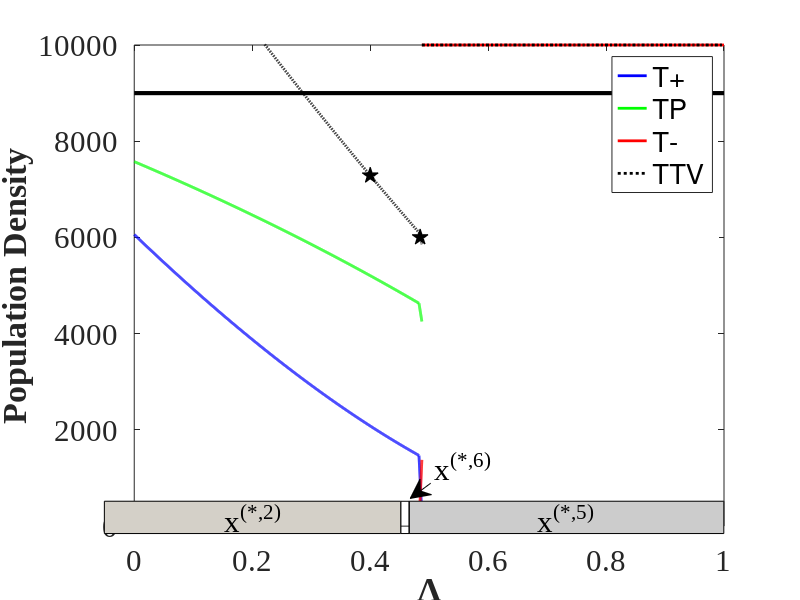

This figure's MATLAB source:
% Create figure
figure('InvertHardcopy','off','Color',[1 1 1]);
hold on


%% x(*,2) - Second equilibrium. T+ and TP
x_1 = [];
x_2 = [];
x_3 = [];

% Set lambda
lambda = linspace(0, 0.4828, 1000);

% Calculate equilibria
x_1 = (448000 .* lambda - 247500 .* lambda.^2 - 200000)./(10 .* lambda - 33);
x_2 = (247500 .* lambda - 250000)./(10 .* lambda - 33);
x_3 = 0;

% Plot T+, TP, and TTV
plot(lambda, x_1, 'b', 'LineWidth', 2)
plot(lambda, x_2, 'g', 'LineWidth', 2)
plot(lambda, x_1 + x_2 + x_3, ':k', 'LineWidth', 2)

% Add star for equilibrium used in manuscript for optimal control
plot(lambda(829), x_1(829) + x_2(829), 'pk', 'MarkerSize', 12, 'MarkerFaceColor', 'k')



%% x(*,6) - Sixth equilibrium. T+, TP, and T-
x_1 = [];
x_2 = [];
x_3 = [];

% Set lambda
lambda = [];
lambda = linspace(0.4828, 0.4877, 100);

% Calculate equilibria
x_1 = (1388000 .* lambda - 495000 .* lambda.^2 -560000)./(5 .* lambda - 6);
x_2 = (297000 .* lambda - 160000)./(5 .* lambda - 6);
x_3 = (247500 .* lambda.^2 - 1238000 .* lambda + 540000)./(5 .* lambda - 6);

% Plot T+, TP, T-, and TTV
p1 = plot(lambda, x_1, 'b', 'LineWidth', 2, 'DisplayName', 'T+');
p2 = plot(lambda, x_2, 'g', 'LineWidth', 2, 'DisplayName', 'TP');
p3 = plot(lambda, x_3, 'r', 'LineWidth', 2, 'DisplayName', 'T-');
p4 = plot(lambda, x_1 + x_2 + x_3, ':k', 'LineWidth', 2, 'DisplayName', 'TTV');

% Add star for equilibrium used in manuscript for optimal control
plot(lambda(41), x_1(41) + x_2(41) + x_3(41), 'pk', 'MarkerSize', 12, 'MarkerFaceColor', 'k')



%% x(*,5) - Fifth equilibrium. T- only
x_1 = [];
x_2 = [];
x_3 = [];

% Set lambda
lambda = [];
lambda = linspace(0.4877, 1, 100);

% Calculate equilibria - all T- = 10000;
x_3 = 10000 + 0 .* lambda;

% Plot T- and TTV
plot(lambda, x_3, 'r', 'LineWidth', 2)
plot(lambda, x_3, ':k', 'LineWidth', 2)



%% Plot patient viability constraint
plot([0, 1], [9000, 9000], 'k', 'LineWidth', 3)



%% Add region highlights
% Create textarrow
annotation('textarrow',[0.53835800807537 0.51278600269179],...
    [0.194620253164557 0.169303797468354],'String',{'x^{(*,6)}'},'FontSize',22,...
    'FontName','times new roman');

% Create textbox
annotation('textbox',...
    [0.511440107671602 0.110759493670886 0.393321797090302 0.053869801084991],...
    'String','x^{(*,5)}',...
    'HorizontalAlignment','center',...
    'FontSize',22,...
    'FontName','times new roman',...
    'FitBoxToText','off',...
    'BackgroundColor',[0.800000011920929 0.800000011920929 0.800000011920929]);

% Create rectangle
annotation('rectangle',...
    [0.501 0.110759493670886 0.0104401076716014 0.0537974683544304]);

% Create textbox
annotation('textbox',...
    [0.130443334443335 0.110759493670886 0.370428571428571 0.053869801084991],...
    'String','x^{(*,2)}',...
    'HorizontalAlignment','center',...
    'FontSize',22,...
    'FontName','times new roman',...
    'FitBoxToText','off',...
    'BackgroundColor',[0.831372559070587 0.815686285495758 0.7843137383461]);


%% Make it pretty
box on

xlim([0, 1])
ylim([0 10000])

xlabel('\Lambda','FontWeight','bold','FontSize',22,'FontName','times new roman');
ylabel('Population Density','FontWeight','bold','FontSize',22,'FontName','times new roman');

set(gca,'FontName','times new roman','FontSize',22)
set(gcf, 'Position',  [100, 100, 1000, 600])

legend([p1 p2 p3 p4], {'T+', 'TP', 'T-', 'TTV'})
